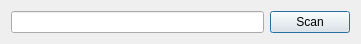
<?xml version="1.0" encoding="UTF-8"?>
<ui version="4.0">
 <class>ProtectionAnalyzer</class>
 <widget class="QDialog" name="ProtectionAnalyzer">
  <property name="geometry">
   <rect>
    <x>0</x>
    <y>0</y>
    <width>361</width>
    <height>41</height>
   </rect>
  </property>
  <property name="windowTitle">
   <string>Dialog</string>
  </property>
  <property name="windowIcon">
   <iconset resource="icons.qrc">
    <normaloff>:/icons/Resouces/analysis-icon-6.png</normaloff>:/icons/Resouces/analysis-icon-6.png</iconset>
  </property>
  <layout class="QHBoxLayout" name="horizontalLayout">
   <item>
    <widget class="QLineEdit" name="lineEdit">
     <property name="readOnly">
      <bool>true</bool>
     </property>
    </widget>
   </item>
   <item>
    <widget class="QPushButton" name="pushButton">
     <property name="text">
      <string>Scan</string>
     </property>
    </widget>
   </item>
  </layout>
 </widget>
 <resources>
  <include location="icons.qrc"/>
 </resources>
 <connections/>
</ui>
